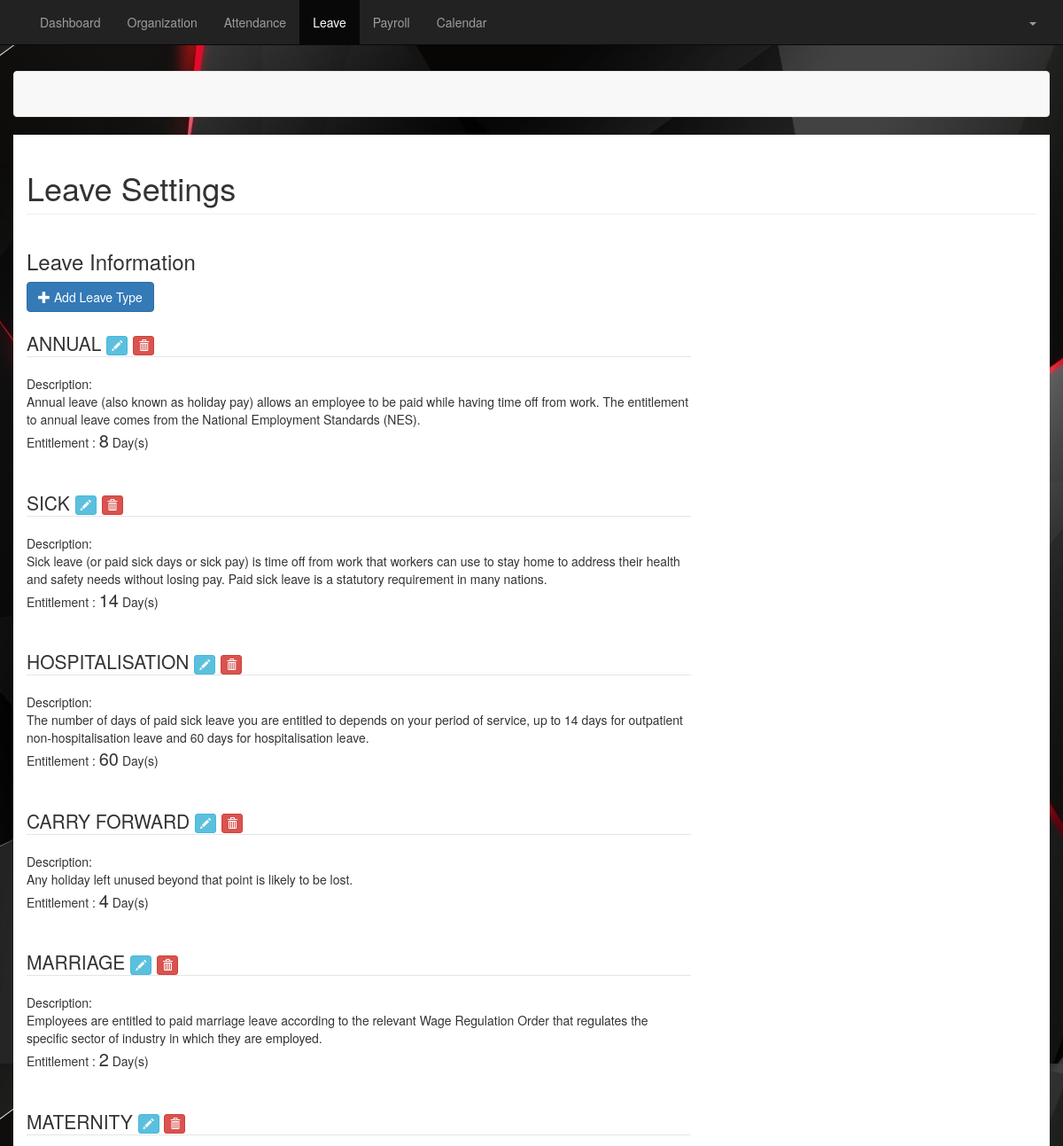
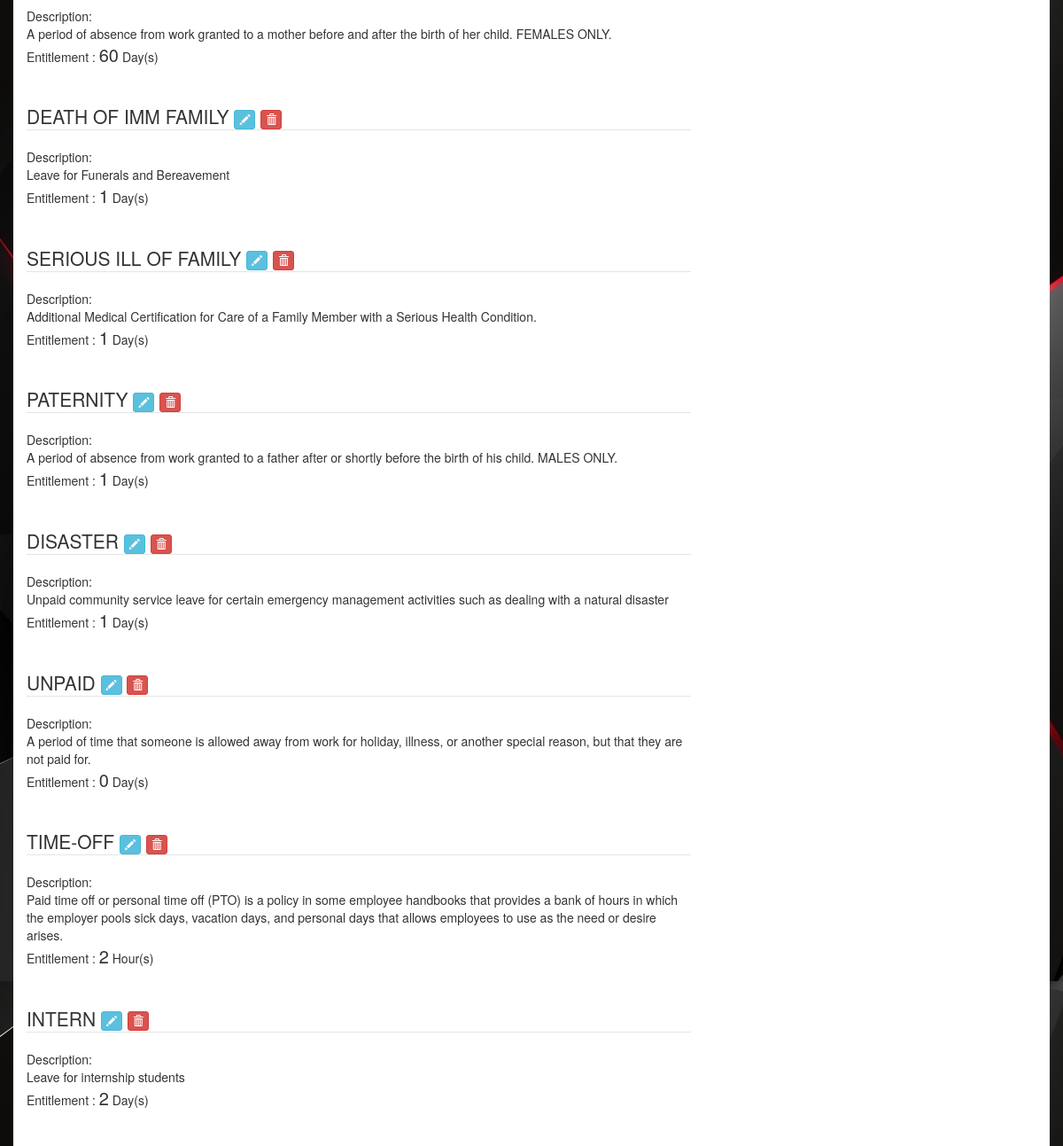
Screenshot of /Organization/LeaveSettings.php (signed in) with the database file from the repository (2 pictures, top to bottom).
### tables this page shows
CREATE TABLE IF NOT EXISTS `staffleaveinfo` (
  `idleave` int(11) NOT NULL AUTO_INCREMENT,
  `leavename` varchar(255) DEFAULT NULL,
  `leavedescription` varchar(255) NOT NULL,
  `entitlement` int(2) DEFAULT '0',
  `enttype` varchar(80) NOT NULL,
  PRIMARY KEY (`idleave`)
);

### Organization/LeaveSettings.php (the view, shortened to what this page needs)
<?php
include "../util/connection.php";
if (array_key_exists('email', $_SESSION) && !empty($_SESSION['email'])) {
    $query = "select * from staffleaveinfo";
    $result = mysqli_query($con, $query);
} else {
    header("Location: admin.php");
}
?>
<!DOCTYPE html>
<html>
    <head>
        <link type="text/css" href="../css/bootstrap.min.css" rel="stylesheet" />
        <link rel="stylesheet" href="https://cdnjs.cloudflare.com/ajax/libs/font-awesome/4.7.0/css/font-awesome.min.css">
    </head>
    <nav class="navbar navbar-inverse navbar-fixed-top">
        <div class="container">
            <div id="navbar" class="collapse navbar-collapse">
                <ul class="nav navbar-nav">
                    <li ><a href="Home.php">Dashboard</a></li>
                    <li><a href="Employees.php">Organization</a></li>
                    <li><a href="ManageAttendance.php">Attendance</a></li>
                    <li class="active"><a href="LeaveSettings.php">Leave</a></li>
                    <li><a href="#contact">Payroll</a></li>
                    <li><a href="#contact">Calendar</a></li>
                </ul>
                <ul class="nav navbar-nav navbar-right">
                    <li class="dropdown">
                        <a href="#" class="dropdown-toggle" data-toggle="dropdown" role="button" aria-haspopup="true" aria-expanded="false"><?php echo $_SESSION["empname"]; ?> <span class="caret"></span></a>
                    </li>
                </ul>
            </div>
        </div>
    </nav>
    <br/><br/><br/><br/>
    <div id="main">
        <div class="container">
            <div class="row">
                <nav class="navbar navbar-default">
                    <div class="container">
                        <div class="navbar-header">
                            <span class="navbar-brand"></span>
                        </div>
                    </div>
                </nav>
                <div class="container" style=" background-color: white;">
                    <h1 class="page-header">Leave Settings</h1>
                    <div class="row">
                        <div class="col-md-8 col-sm-6 col-xs-12 personal-info">
                            <h3>Leave Information</h3>
                            <button type="button" name="add" id="add" data-toggle="modal" data-target="#add_data_Modal" class="btn btn-primary btn-md add_data"><span class="glyphicon glyphicon-plus"></span> Add Leave Type</button>
                            <br/><br/>
                            <?php
                            while ($row = mysqli_fetch_array($result)) {
                                echo "<fieldset><input type='hidden' name='_idleave_' id='_idleave_' value='" . $row['idleave'] . "' /><legend>" . $row['leavename'] . " <button type='button' title='Edit' name='edit' id=" . $row['idleave'] . " class='edit_data btn btn-info btn-xs' data-toggle='modal'  data-target='#editLeave'><span class='glyphicon glyphicon-pencil'></span></button>
                                      <button type='button' name='delete' id='delete' class='btn btn-danger btn-xs' onclick='remove(".$row['idleave'].")'><span class='glyphicon glyphicon-trash'></span></button>
                                      </legend>Description: <br/>" . $row['leavedescription'] . "<br/>Entitlement : <span style='font-size:20px;'>" . $row['entitlement'] . "</span> " . $row['enttype'] . "<br/></fieldset><br/><br/>";
                            }
                            ?>
                        </div>
                    </div>
                </div>
            </div>
        </div>
    </body>
</html>

### rows the page displays
staffleaveinfo: leavename "ANNUAL", leavedescription "Annual leave (also known as holiday pay) allows an employee to be paid while having time off from work. The entitlement to annual leave comes from the National Employment Standards (NES).", entitlement "8", enttype "Day(s)"
staffleaveinfo: leavename "SICK", leavedescription "Sick leave (or paid sick days or sick pay) is time off from work that workers can use to stay home to address their health and safety needs without losing pay. Paid sick leave is a statutory requirement in many nations.", entitlement "14", enttype "Day(s)"
staffleaveinfo: leavename "HOSPITALISATION", leavedescription "The number of days of paid sick leave you are entitled to depends on your period of service, up to 14 days for outpatient non-hospitalisation leave and 60 days for hospitalisation leave.", entitlement "60", enttype "Day(s)"
staffleaveinfo: leavename "CARRY FORWARD", leavedescription "Any holiday left unused beyond that point is likely to be lost.", entitlement "4", enttype "Day(s)"
staffleaveinfo: leavename "MARRIAGE", leavedescription "Employees are entitled to paid marriage leave according to the relevant Wage Regulation Order that regulates the specific sector of industry in which they are employed.", entitlement "2", enttype "Day(s)"
staffleaveinfo: leavename "MATERNITY", leavedescription "A period of absence from work granted to a mother before and after the birth of her child. FEMALES ONLY.", entitlement "60", enttype "Day(s)"
staffleaveinfo: leavename "DEATH OF IMM FAMILY", leavedescription "Leave for Funerals and Bereavement", entitlement "1", enttype "Day(s)"
staffleaveinfo: leavename "SERIOUS ILL OF FAMILY", leavedescription "Additional Medical Certification for Care of a Family Member with a Serious Health Condition.", entitlement "1", enttype "Day(s)"
staffleaveinfo: leavename "PATERNITY", leavedescription "A period of absence from work granted to a father after or shortly before the birth of his child. MALES ONLY.", entitlement "1", enttype "Day(s)"
staffleaveinfo: leavename "DISASTER", leavedescription "Unpaid community service leave for certain emergency management activities such as dealing with a natural disaster", entitlement "1", enttype "Day(s)"
staffleaveinfo: leavename "UNPAID", leavedescription "A period of time that someone is allowed away from work for holiday, illness, or another special reason, but that they are not paid for.", entitlement "0", enttype "Day(s)"
staffleaveinfo: leavename "TIME-OFF", leavedescription "Paid time off or personal time off (PTO) is a policy in some employee handbooks that provides a bank of hours in which the employer pools sick days, vacation days, and personal days that allows employees to use as the need or desire arises.", entitlement "2", enttype "Hour(s)"
staffleaveinfo: leavename "INTERN", leavedescription "Leave for internship students", entitlement "2", enttype "Day(s)"
